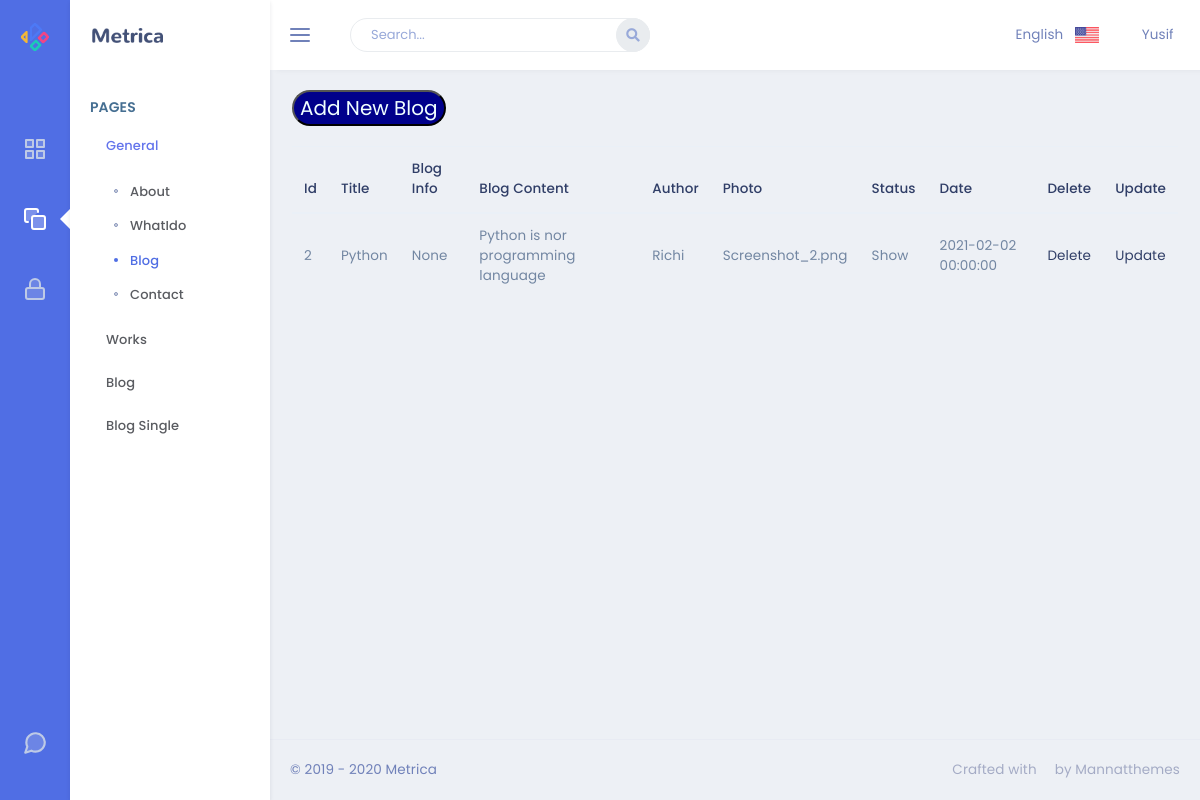
The app's page /admin/blog, older data.
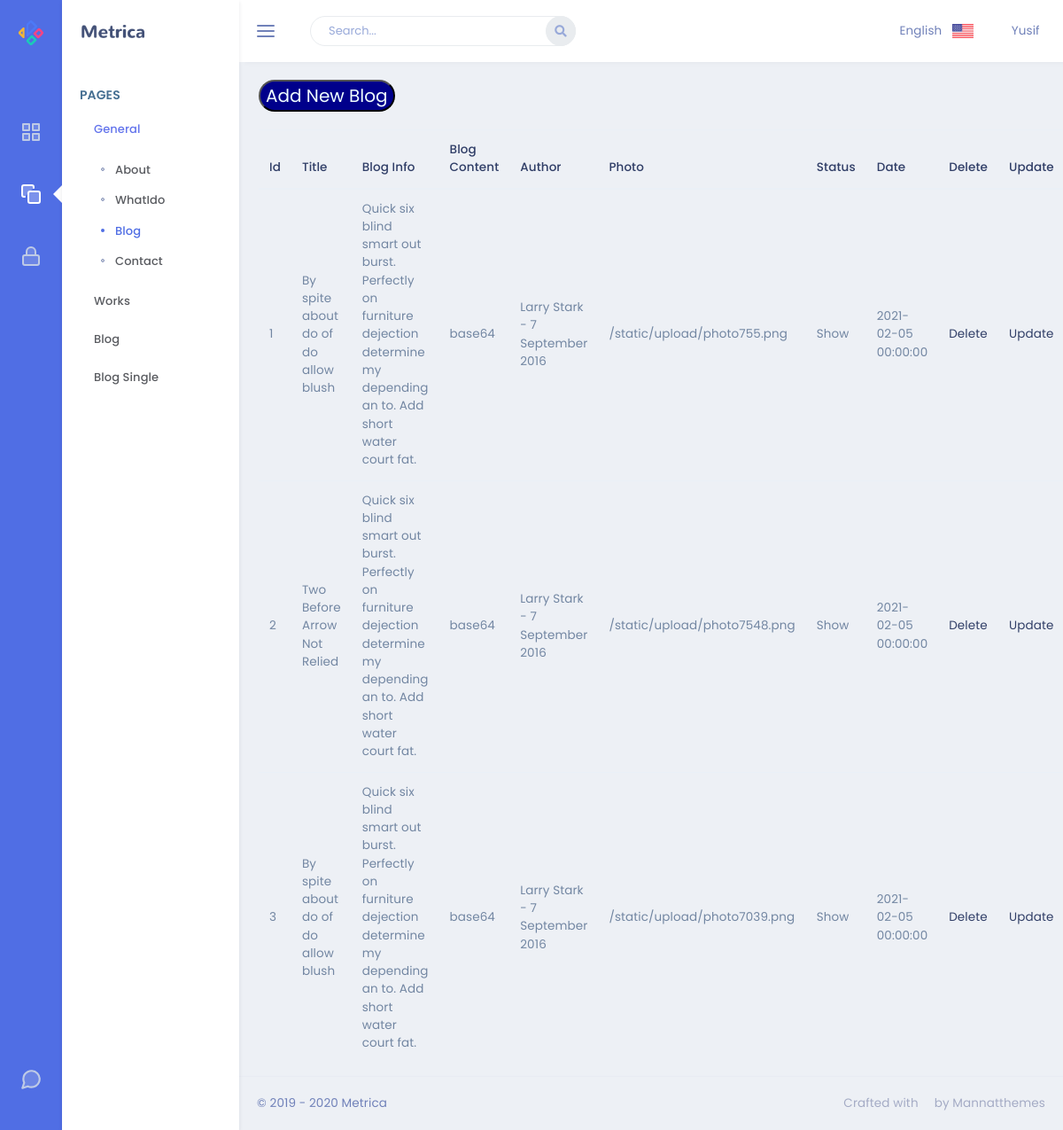
The same page, newer data.
### app/models.py (models this page shows)
class Blog(db.Model):
    id = db.Column(db.Integer, primary_key=True)
    blog_title = db.Column(db.String(80), nullable=False)
    blog_img = db.Column(db.String(50), nullable=False)
    blog_content = db.Column(db.Text, nullable=False)
    blog_author = db.Column(db.String(50), nullable=False)
    blog_date = db.Column(db.DateTime)
    blog_status = db.Column(db.String(10), nullable=False)
    blog_info = db.Column(db.String)

### admin/routes.py (the view)
@admin.route('/blog')
def blog():
    blogs = Blog.query.all()
    return render_template('Blog/blog.html',blogList=blogs)

### admin/templates/Blog/blog.html
{% extends "layout.html" %}
{% block content %}
<form action="/admin/blog/add">
<button type="submit" style="background-color: darkblue; border-radius:25px; color:azure; margin:20px auto; font-size: 20px;">
    Add New Blog
</button>
</form>
<table class="table">
    <thead>
    <tr>
        <th scope="col">Id</th>
        <th scope="col">Title</th>
        <th scope="col">Blog Info</th>
        <th scope="col">Blog Content</th>
        <th scope="col">Author</th>
        <th scope="col">Photo</th>
        <th scope="col">Status</th>
        <th scope="col">Date</th>
        <th scope="col">Delete</th>
        <th scope="col">Update</th>
    </tr>
    </thead>
    <tbody>
    {% for blog in blogList %}
    <tr>
        <td>{{blog.id}}</td>
        <td>{{blog.blog_title}}</td>
        <td>{{blog.blog_info}}</td>
        <td>{{blog.blog_content}}</td>
        <td>{{blog.blog_author}}</td>
        <td>{{blog.blog_img}}</td>
        <td>{{blog.blog_status}}</td>
        <td>{{blog.blog_date}}</td>
        <td><a href="/admin/blog/delete/{{blog.id}}">Delete</a></td>
        <td><a href="/admin/blog/update/{{blog.id}}">Update</a></td>
    </tr>
    {% endfor %}
    </tbody>
</table>
{% endblock %}

Row changes from the older to the newer data that the page shows:
added Blog: id "1", blog_title "By spite about do of do allow blush", blog_info "Quick six blind smart out burst. Perfectly on furniture dejection determine my depending an to. Add short water court fat.", blog_content "base64", blog_author "Larry Stark - 7 September 2016", blog_img "/static/upload/photo755.png", blog_status "Show", blog_date "2021-02-05 00:00:00"
changed Blog id 2: blog_title "Python" → "Two Before Arrow Not Relied"; blog_info "None" → "Quick six blind smart out burst. Perfectly on furniture dejection determine my depending an to. Add short water court fat."; blog_content "Python is nor programming language" → "base64"; blog_author "Richi" → "Larry Stark - 7 September 2016"; blog_img "Screenshot_2.png" → "/static/upload/photo7548.png"; blog_date "2021-02-02 00:00:00" → "2021-02-05 00:00:00"
added Blog: id "3", blog_title "By spite about do of do allow blush", blog_info "Quick six blind smart out burst. Perfectly on furniture dejection determine my depending an to. Add short water court fat.", blog_content "base64", blog_author "Larry Stark - 7 September 2016", blog_img "/static/upload/photo7039.png", blog_status "Show", blog_date "2021-02-05 00:00:00"
